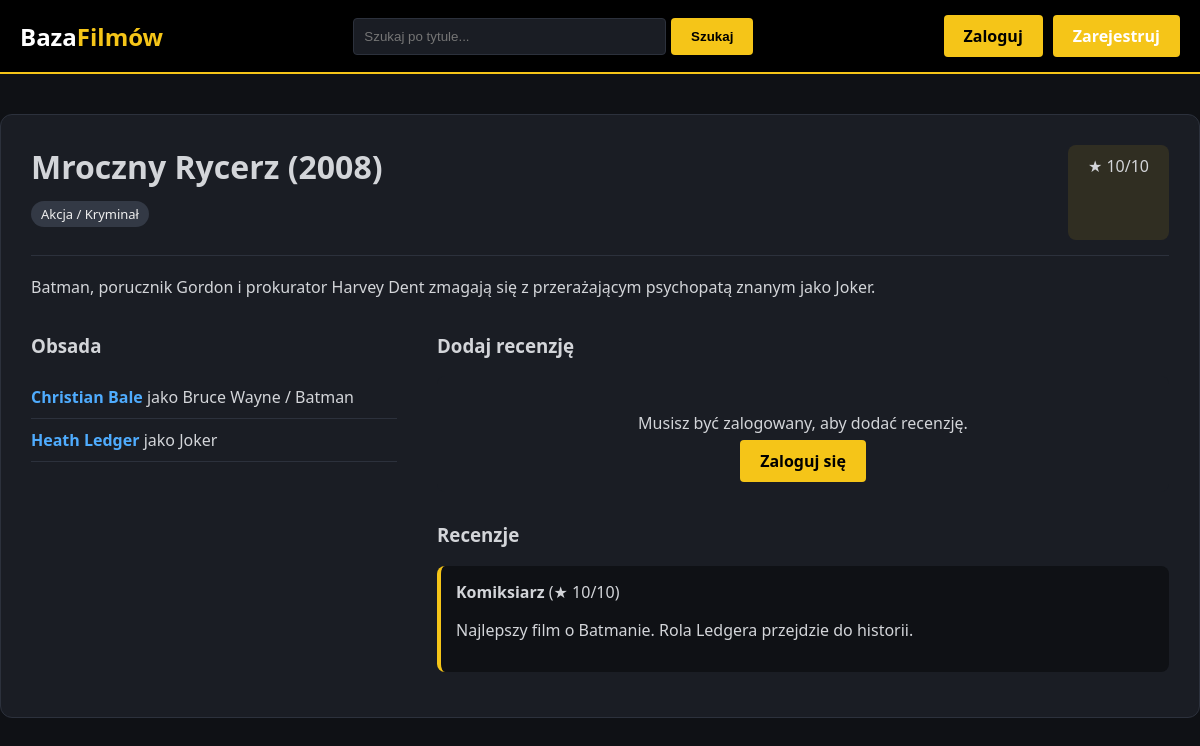
The app's page /film.php?id=4 with its own data.
### tables this page shows
CREATE TABLE filmy (
    id INT AUTO_INCREMENT PRIMARY KEY,
    tytul VARCHAR(255) NOT NULL,
    rok INT NOT NULL,
    gatunek VARCHAR(100) NOT NULL,
    opis TEXT
);

CREATE TABLE obsada (
    film_id INT,
    aktor_id INT,
    rola VARCHAR(255),
    PRIMARY KEY (film_id, aktor_id),
    FOREIGN KEY (film_id) REFERENCES filmy(id) ON DELETE CASCADE,
    FOREIGN KEY (aktor_id) REFERENCES aktorzy(id) ON DELETE CASCADE
);

CREATE TABLE aktorzy (
    id INT AUTO_INCREMENT PRIMARY KEY,
    imie VARCHAR(100) NOT NULL,
    nazwisko VARCHAR(100) NOT NULL,
    biografia TEXT
);

CREATE TABLE recenzje (
    id INT AUTO_INCREMENT PRIMARY KEY,
    film_id INT,
    autor VARCHAR(100) NOT NULL,
    ocena INT CHECK (ocena >= 1 AND ocena <= 10),
    tresc TEXT,
    data_dodania TIMESTAMP DEFAULT CURRENT_TIMESTAMP,
    FOREIGN KEY (film_id) REFERENCES filmy(id) ON DELETE CASCADE
);

### film.php (the view, shortened to what this page needs)
<?php
require 'backend/config/config.php';
$id = (int)$_GET['id'];
$stmt = $pdo->prepare('SELECT * FROM filmy WHERE id = ?'); $stmt->execute([$id]); $film = $stmt->fetch();
$stmt = $pdo->prepare('SELECT a.id as aktor_id, a.imie, a.nazwisko, o.rola FROM obsada o JOIN aktorzy a ON o.aktor_id = a.id WHERE o.film_id = ?'); $stmt->execute([$id]); $obsada = $stmt->fetchAll();
$stmt = $pdo->prepare('SELECT * FROM recenzje WHERE film_id = ? ORDER BY data_dodania DESC'); $stmt->execute([$id]); $recenzje = $stmt->fetchAll();
$avgRating = count($recenzje) > 0 ? round(array_sum(array_column($recenzje, 'ocena')) / count($recenzje), 1) : 0;
?>
<!DOCTYPE html>
<html lang="pl">
<head><meta charset="UTF-8"><title><?= htmlspecialchars($film['tytul']) ?></title><link rel="stylesheet" href="frontend/css/style.css"></head>
<body>
    <header>
        <div class="header-container">
            <a href="index.php" class="logo">Baza<span>Filmów</span></a>
            <form class="search-form" method="GET" action="index.php">
                <input type="text" name="search" placeholder="Szukaj po tytule..." value="<?= htmlspecialchars($_GET['search'] ?? '') ?>">
                <button type="submit">Szukaj</button>
            </form>
            <div class="user-panel">
                <?php if(isset($_SESSION['user_id'])): ?>
                    <span style="color:#FFF; margin-right:15px; font-weight:bold;">Witaj, <?= htmlspecialchars($_SESSION['login']) ?>!</span>
                    <a href="dodaj_film.php" class="btn btn-add">+ Dodaj film</a>
                    <a href="login.php?logout=1" class="btn" style="background:#444; color:#fff;">Wyloguj</a>
                <?php else: ?>
                    <a href="login.php" class="btn">Zaloguj</a>
                    <a href="rejestracja.php" class="btn btn-add">Zarejestruj</a>
                <?php endif; ?>
            </div>
        </div>
    </header>
    <main class="single-view">
        <div class="details-header" style="display:flex; justify-content:space-between; border-bottom:1px solid #2C313C; padding-bottom:15px; margin-bottom:20px;">
            <div class="details-title">
                <h1 style="margin:0; font-size:32px;"><?= htmlspecialchars($film['tytul']) ?> (<?= $film['rok'] ?>)</h1>
                <p class="genre-tag"><?= htmlspecialchars($film['gatunek']) ?></p>
            </div>
            <div style="background: rgba(245,197,24,0.1); padding:10px 20px; border-radius:8px;">★ <?= $avgRating > 0 ? $avgRating : '-' ?>/10</div>
        </div>
        <p><?= nl2br(htmlspecialchars($film['opis'])) ?></p>
        <div style="display:grid; grid-template-columns: 1fr 2fr; gap:40px;">
            <section>
                <h3>Obsada</h3>
                <ul class="cast-list">
                    <?php foreach ($obsada as $aktor): ?>
                        <li><a href="aktor.php?id=<?= $aktor['aktor_id'] ?>" class="actor-link"><?= htmlspecialchars($aktor['imie'] . ' ' . $aktor['nazwisko']) ?></a> jako <?= htmlspecialchars($aktor['rola']) ?></li>
                    <?php endforeach; ?>
                </ul>
            </section>
            <section>
                <h3>Dodaj recenzję</h3>
                <?php if (isset($_SESSION['user_id'])): ?>
                    <form method="post" class="review-form" style="background:#1A1D24; padding:20px; border-radius:8px; margin-bottom:30px;">
                        <input type="number" name="ocena" min="1" max="10" placeholder="Ocena (1-10)" required>
                        <textarea name="tresc" rows="4" placeholder="Twoja recenzja (jako <?= htmlspecialchars($_SESSION['login']) ?>)" required></textarea>
                        <button type="submit" class="btn">Dodaj opinię</button>
                    </form>
                <?php else: ?>
                    <div style="background:#1A1D24; padding:20px; border-radius:8px; margin-bottom:30px; text-align:center;">
                        <p>Musisz być zalogowany, aby dodać recenzję.</p>
                        <a href="login.php" class="btn">Zaloguj się</a>
                    </div>
                <?php endif; ?>
                <h3>Recenzje</h3>
                <?php foreach ($recenzje as $recenzja): ?>
                    <div class="review-card"><strong><?= htmlspecialchars($recenzja['autor']) ?></strong> (★ <?= $recenzja['ocena'] ?>/10)<p><?= nl2br(htmlspecialchars($recenzja['tresc'])) ?></p></div>
                <?php endforeach; ?>
            </section>
        </div>
    </main>
</body>
</html>

### frontend/css/style.css (style rules this page uses)
:root { --bg-main: #0F1115; --bg-card: #1A1D24; --text-main: #D3D5D9; --text-heading: #FFFFFF; --accent: #F5C518; --border: #2C313C; }
body { font-family: 'Segoe UI', sans-serif; background: var(--bg-main); color: var(--text-main); margin: 0; }
header { background: #000; border-bottom: 2px solid var(--accent); padding: 15px 0; }
.header-container { max-width: 1200px; margin: 0 auto; padding: 0 20px; display: flex; justify-content: space-between; align-items: center; gap: 15px; flex-wrap:wrap; }
.logo { font-size: 24px; font-weight: bold; color: var(--text-heading); text-decoration: none; }
.logo span { color: var(--accent); }
.search-form { display: flex; gap: 5px; flex-grow: 1; max-width: 400px; }
.search-form input { flex-grow: 1; padding: 10px; background: var(--bg-card); border: 1px solid var(--border); color: #fff; border-radius: 4px; }
.search-form button { background: var(--accent); color: #000; border: none; padding: 10px 20px; font-weight: bold; cursor: pointer; border-radius: 4px; }
.user-panel { display:flex; align-items:center; gap: 10px; }
.btn-add { background: #28a745; color: white !important; }
main { max-width: 1200px; margin: 40px auto; padding: 0 20px; }
.single-view { background: var(--bg-card); padding: 30px; border-radius: 12px; border: 1px solid var(--border); }
.genre-tag { display: inline-block; background: #333945; padding: 4px 10px; border-radius: 20px; font-size: 13px; color: #eee; }
.cast-list { list-style: none; padding: 0; margin:0; }
.cast-list li { padding: 10px 0; border-bottom: 1px solid var(--border); }
.actor-link { color: #4facfe; text-decoration: none; font-weight: bold; }
.review-card { background: var(--bg-main); padding: 15px; border-radius: 8px; margin-bottom: 15px; border-left: 4px solid var(--accent); }
.btn { background: var(--accent); color: #000; border: none; padding: 10px 20px; font-weight: bold; cursor: pointer; border-radius: 4px; text-decoration: none; }

### records on screen
filmy: tytul "Mroczny Rycerz", rok "2008", gatunek "Akcja / Kryminał", opis "Batman, porucznik Gordon i prokurator Harvey Dent zmagają się z przerażającym psychopatą znanym jako Joker."
obsada: aktor.nazwisko "Christian Bale", rola "Bruce Wayne / Batman"
obsada: aktor.nazwisko "Heath Ledger", rola "Joker"
recenzje: autor "Komiksiarz", ocena "10", tresc "Najlepszy film o Batmanie. Rola Ledgera przejdzie do historii."

### other values on screen
$avgRating "10"
